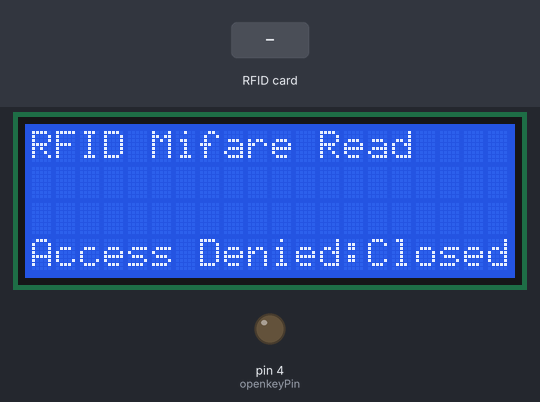
The sketch below on a simulated Arduino Mega 2560, built with avr-gcc and run on an emulated ATmega2560. Parts: 20×4 character LCD, output pins drawn as LEDs (lit = HIGH). Inputs (shaded band) come from the test bench. Pins used as bus, display or sensor lines are not drawn; what the sketch prints to the serial monitor is not drawn.

Above: at 1.3 s.
1.4 s: RFID card 6A E4 E6 16 held to the reader
At 2.0 s:
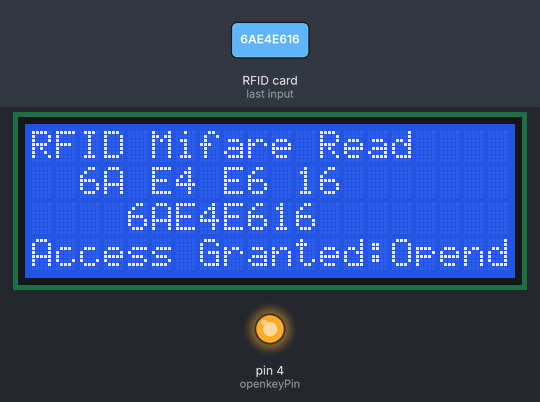
3.2 s: RFID card 5E 7A 19 C4 held to the reader
At 3.8 s:
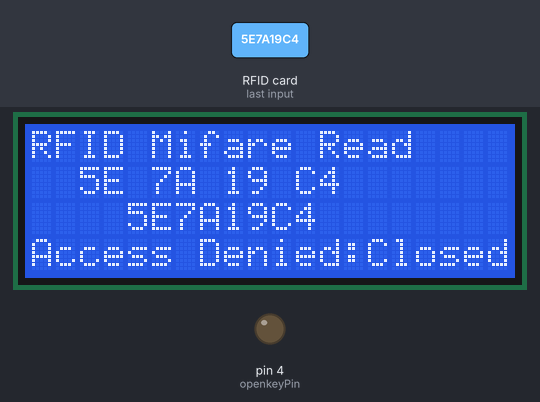
Timing chart, 0 to 6.2 s (numbered marks = the images above; inputs shaded):
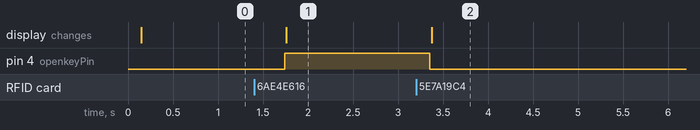

The sketch:

doorcontrol02.ino
```cpp
#include <LiquidCrystal.h>
#include <SPI.h>
#include <RFID.h>
#include <String.h>
#define openkeyPin 4
int debugmode = 0;
/* LiquidCrystal display with:

LiquidCrystal(rs, enable, d4, d5, d6, d7)
LiquidCrystal(rs, rw, enable, d4, d5, d6, d7)
LiquidCrystal(rs, enable, d0, d1, d2, d3, d4, d5, d6, d7)
LiquidCrystal(rs, rw, enable, d0, d1, d2, d3, d4, d5, d6, d7)
R/W Pin Read = LOW / Write = HIGH   // if No Pin connect RW , please leave R/W Pin for Low State

Parameters
*/

LiquidCrystal lcd(8,9,10,38,40,42,44);   //ok
RFID rfid(53,5);       //this is used for Arduino Mega 2560
//RFID rfid(10,5);    //this is used for Arduino UNO
String keyno1 = String("6AE4E616");


void setup()
{
  Serial.begin(9600);
  Serial.println("RFID Mifare Read");
    SPI.begin();
  rfid.init();
  pinMode(openkeyPin,OUTPUT);
  digitalWrite(openkeyPin,LOW);
lcd.begin(20, 4);
// 設定 LCD 的行列數目 (4 x 20)
 lcd.setCursor(0,0);
  // 列印 "Hello World" 訊息到 LCD 上
lcd.print("RFID Mifare Read");
}

void loop()
{
// 將游標設到 column 0, line 1
// (注意: line 1 是第二行(row)，因為是從 0 開始數起):
  if (rfid.isCard()) {                                     //找尋卡片
          if (rfid.readCardSerial()) {                       //取得卡片的ID+CRC校驗碼
                        //第0~3個byte:卡片ID
                        Serial.println(" ");
                        Serial.print("RFID Card Number is : ");
      Serial.print(strzero(rfid.serNum[0],2,16));
                        Serial.print("/");
      Serial.print(rfid.serNum[0],HEX);
                        Serial.print("/");
      Serial.print(rfid.serNum[0],DEC);
                        Serial.print(" , ");
      Serial.print(strzero(rfid.serNum[1],2,16));
                        Serial.print("/");
      Serial.print(rfid.serNum[1],HEX);
                        Serial.print("/");
      Serial.print(rfid.serNum[1],DEC);
                        Serial.print(" , ");
      Serial.print(strzero(rfid.serNum[2],2,16));
                        Serial.print("/");
      Serial.print(rfid.serNum[1],HEX);
                        Serial.print("/");
      Serial.print(rfid.serNum[1],DEC);
                        Serial.print(" , ");
      Serial.print(strzero(rfid.serNum[3],2,16));
                        Serial.print("/");
      Serial.print(rfid.serNum[0],HEX);
                        Serial.print("/");
      Serial.println(rfid.serNum[0],DEC);
                        //第4個byte:CRC校驗位元
                       Serial.print("CRC is : ");
                       Serial.print(strzero(rfid.serNum[4],2,16));
                        Serial.print("/");
      Serial.print(rfid.serNum[4],HEX);
                        Serial.print("/");
      Serial.println(rfid.serNum[4],DEC);
                       lcd.setCursor(2, 1);
                       lcd.print(strzero(rfid.serNum[0],2,16));
                       lcd.setCursor(5, 1);
                       lcd.print(strzero(rfid.serNum[1],2,16));
                       lcd.setCursor(8, 1);
                       lcd.print(strzero(rfid.serNum[2],2,16));
                       lcd.setCursor(11, 1);
                       lcd.print(strzero(rfid.serNum[3],2,16));
                       lcd.setCursor(4, 2);
                       lcd.print(getcardnumber(rfid.serNum[0],rfid.serNum[1],rfid.serNum[2],rfid.serNum[3]) );

          }

    }
    rfid.halt();        //命令卡片進入休眠狀態
    if (keyno1 == getcardnumber(rfid.serNum[0],rfid.serNum[1],rfid.serNum[2],rfid.serNum[3]))
      {
            digitalWrite(openkeyPin,HIGH);
            lcd.setCursor(0, 3);
           lcd.print("Access Granted:Open");
           Serial.println("Access Granted:Door Open");
      }
      else
      {
            digitalWrite(openkeyPin,LOW);
            lcd.setCursor(0, 3);
           lcd.print("Access Denied:Closed");
           Serial.println("Access Denied:Door Closed");
      }


    delay(500);         //延時0.5秒
}

String getcardnumber(byte c1, byte c2, byte c3, byte c4)
{
   String retstring = String("");
    retstring.concat(strzero(c1,2,16));
    retstring.concat(strzero(c2,2,16));
    retstring.concat(strzero(c3,2,16));
    retstring.concat(strzero(c4,2,16));
    return retstring;
}

String strzero(long num, int len, int base)
{
  String retstring = String("");
  int ln = 1 ;
    int i = 0 ;
    char tmp[10] ;
    long tmpnum = num ;
    int tmpchr = 0 ;
    char hexcode[]={'0','1','2','3','4','5','6','7','8','9','A','B','C','D','E','F'} ;
    while (ln <= len)
    {
        tmpchr = (int)(tmpnum % base) ;
        tmp[ln-1] = hexcode[tmpchr] ;
        ln++ ;
         tmpnum = (long)(tmpnum/base) ;
/*
        Serial.print("tran :(");
        Serial.print(ln);
        Serial.print(")/(");
        Serial.print(hexcode[tmpchr] );
        Serial.print(")/(");
        Serial.print(tmpchr);
        Serial.println(")");
        */

    }
    for (i = len-1; i >= 0 ; i --)
      {
          retstring.concat(tmp[i]);
      }

  return retstring;
}

unsigned long unstrzero(String hexstr)
{
  String chkstring  ;
  int len = hexstr.length() ;
  if (debugmode == 1)
      {
          Serial.print("String ");
          Serial.println(hexstr);
          Serial.print("len:");
          Serial.println(len);
      }
    unsigned int i = 0 ;
    unsigned int tmp = 0 ;
    unsigned int tmp1 = 0 ;
    unsigned long tmpnum = 0 ;
    String hexcode = String("0123456789ABCDEF") ;
    for (i = 0 ; i < (len ) ; i++)
    {
  //     chkstring= hexstr.substring(i,i) ;
      hexstr.toUpperCase() ;
           tmp = hexstr.charAt(i) ;   // give i th char and return this char
           tmp1 = hexcode.indexOf(tmp) ;
      tmpnum = tmpnum + tmp1* POW(16,(len -i -1) )  ;

      if (debugmode == 1)
      {
            Serial.print("char:( ");
          Serial.print(i);
            Serial.print(")/(");
          Serial.print(hexstr);
            Serial.print(")/(");
          Serial.print(tmpnum);
            Serial.print(")/(");
          Serial.print((long)pow(16,(len -i -1)));
            Serial.print(")/(");
          Serial.print(pow(16,(len -i -1) ));
            Serial.print(")/(");
          Serial.print((char)tmp);
            Serial.print(")/(");
          Serial.print(tmp1);
            Serial.print(")");
            Serial.println("");
      }
    }
  return tmpnum;
}

long POW(long num, int expo)
{
  long tmp =1 ;
  if (expo > 0)
  {
        for(int i = 0 ; i< expo ; i++)
          tmp = tmp * num ;
         return tmp ;
  }
  else
  {
   return tmp ;
  }
}
```

Measured:
- after the input at 1.4 s, pin 4 (openkeyPin): LOW → HIGH after 0.34 s; the display: changes after 0.36 s (image 1)
- after the input at 3.2 s, pin 4 (openkeyPin): HIGH → LOW after 0.15 s; the display: changes after 0.18 s (image 2)
